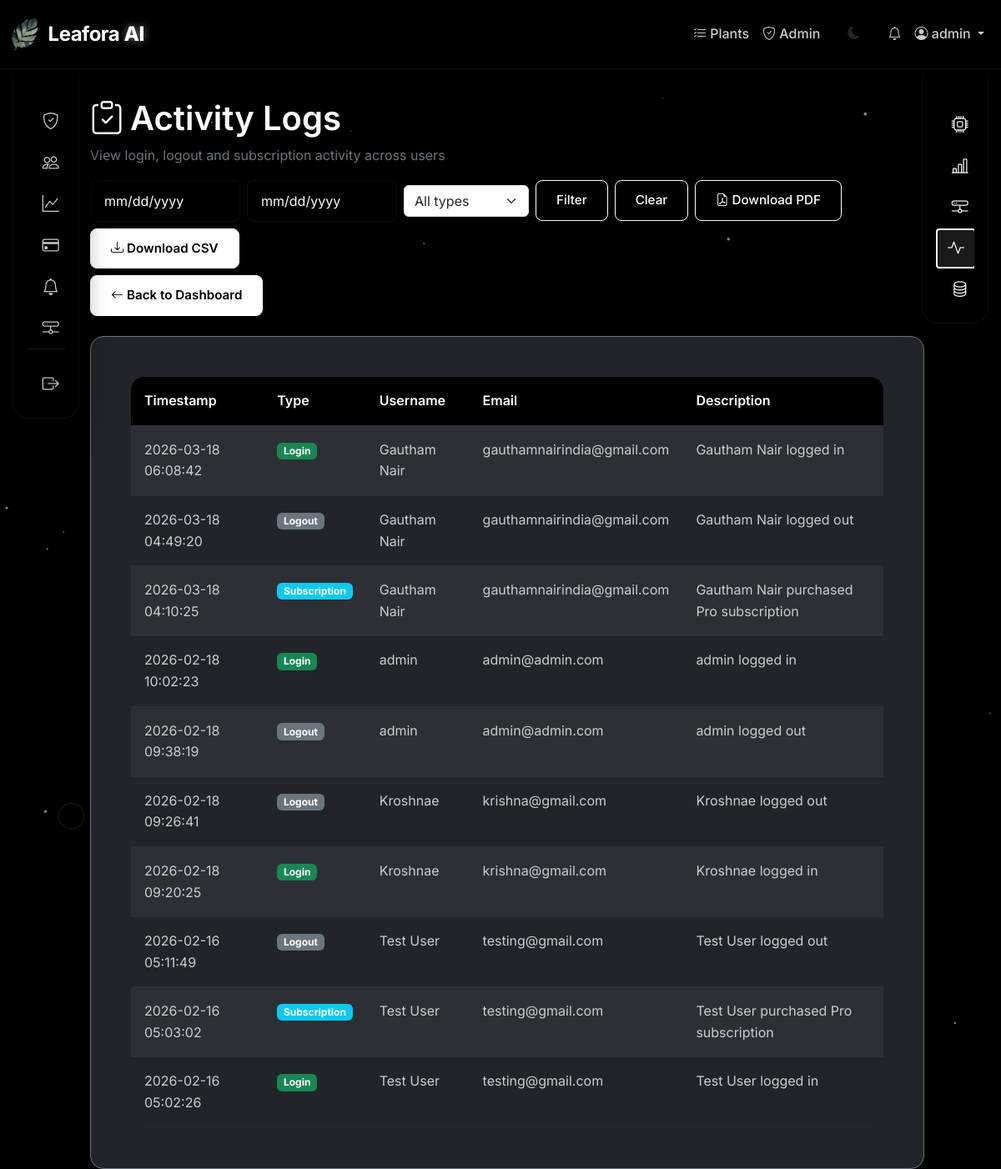
/admin/logs (signed in), run on the app's committed database.
### app.py (models this page shows, shortened)
class User(db.Model):
    __tablename__ = 'tbl_login'
    id = db.Column(db.Integer, primary_key=True)
    username = db.Column(db.String(80), unique=True, nullable=False)
    email = db.Column(db.String(120), unique=True, nullable=False)
    password_hash = db.Column(db.String(255), nullable=False)
    theme = db.Column(db.String(10), default='light')
    last_login = db.Column(db.DateTime, nullable=True)
    @property
    def customer(self):
        return db.session.query(Customer).filter_by(customer_id=self.id).first()
    @property
    def is_admin(self):
        c = self.customer
        try:
            return bool(c.is_admin) if c else False
        except AttributeError:
            return False

class Customer(db.Model):
    __tablename__ = 'tbl_customer'
    customer_id = db.Column(db.Integer, db.ForeignKey('tbl_login.id'), primary_key=True)
    is_admin = db.Column(db.Boolean, nullable=False, default=False)
    is_pro = db.Column(db.Integer, nullable=False, default=0)
    pro_expires_at = db.Column(db.DateTime, nullable=True)
    is_deleted = db.Column(db.Boolean, nullable=False, default=False)
    created_at = db.Column(db.DateTime, nullable=False, default=lambda: datetime.now(timezone.utc))
    last_login_at = db.Column(db.DateTime, nullable=True)
    last_logout_at = db.Column(db.DateTime, nullable=True)
    subscription_purchased_at = db.Column(db.DateTime, nullable=True)
    email = db.Column(db.String(120), nullable=False, default='')
    password_hash = db.Column(db.String(255), nullable=False, default='')

### app.py (the view, shortened to what this page needs)
@app.route('/admin/logs')
@admin_required
def admin_logs():
    start_date_str = request.args.get('start_date')
    end_date_str = request.args.get('end_date')
    download = request.args.get('download') == '1'
    download_pdf = request.args.get('download_pdf') == '1'
    customers = Customer.query.order_by(Customer.customer_id.desc()).all()
    activity_logs = []
    for customer in customers:
        user = User.query.get(customer.customer_id)
        if not user:
            continue
        if customer.last_login_at:
            activity_logs.append({
                'type': 'login',
                'user': user,
                'timestamp': customer.last_login_at,
                'description': f'{user.username} logged in'
            })
        if customer.last_logout_at:
            activity_logs.append({
                'type': 'logout',
                'user': user,
                'timestamp': customer.last_logout_at,
                'description': f'{user.username} logged out'
            })
        if customer.subscription_purchased_at:
            activity_logs.append({
                'type': 'subscription',
                'user': user,
                'timestamp': customer.subscription_purchased_at,
                'description': f'{user.username} purchased Pro subscription'
            })
    activity_logs.sort(key=lambda x: x['timestamp'] if x['timestamp'] else datetime.min, reverse=True)
    activity_logs = activity_logs[:500]
    filter_type = request.args.get('type', '')
    if filter_type:
        activity_logs = [log for log in activity_logs if log['type'] == filter_type]
    return render_template('admin/admin_logs.html',
                         activity_logs=activity_logs,
                         filter_type=filter_type,
                         start_date=start_date_str,
                         end_date=end_date_str)

### app.py (called while the page is built)
def admin_required(f):
    from functools import wraps
    @wraps(f)
    def decorated_function(*args, **kwargs):
        if 'user_id' not in session:
            flash('Please login to access this page.', 'warning')
            return redirect(url_for('login'))
        user = db.session.get(User, session['user_id'])
        if not user or not user.is_admin:
            flash('Access denied. Admin privileges required.', 'danger')
            return redirect(url_for('dashboard'))
        return f(*args, **kwargs)
    return decorated_function

### templates/admin/admin_logs.html (shortened to what this page needs)
{% extends "base.html" %}
{% block content %}
<div class="container-fluid" style="padding-top: 3rem; padding-left: 1.75rem;">
    <div class="mb-4 d-flex flex-wrap justify-content-between align-items-center gap-3">
        <div>
            <h1 class="mb-2 text-white d-flex align-items-center gap-2">
                <span class="rounded-circle d-inline-flex align-items-center justify-content-center"
                      style="width: 40px; height: 40px; background: var(--accent-gradient);">
                    <i class="bi bi-clipboard-check"></i>
                </span>
                <span>Activity Logs</span>
            </h1>
            <p class="text-secondary mb-0">View login, logout and subscription activity across users</p>
        </div>
        <div class="d-flex flex-wrap align-items-center gap-2">
            <form method="get" action="{{ url_for('admin_logs') }}" class="d-flex flex-wrap align-items-center gap-2">
                <input type="date" name="start_date" value="{{ start_date }}" class="form-control" style="max-width: 180px;">
                <input type="date" name="end_date" value="{{ end_date }}" class="form-control" style="max-width: 180px;">
                <select name="type" class="form-select" style="max-width: 150px;">
                    <option value="" {% if not filter_type %}selected{% endif %}>All types</option>
                </select>
                <button class="btn btn-outline" type="submit">Filter</button>
                <a class="btn btn-outline" href="{{ url_for('admin_logs') }}">Clear</a>
                <button class="btn btn-outline" name="download_pdf" value="1" type="submit">
                    <i class="bi bi-file-earmark-pdf"></i> Download PDF
                </button>
                <button class="btn btn-primary" name="download" value="1" type="submit">
                    <i class="bi bi-download"></i> Download CSV
                </button>
            </form>
            <a href="{{ url_for('admin_dashboard') }}" class="btn btn-primary">
                <i class="bi bi-arrow-left"></i> Back to Dashboard
            </a>
        </div>
    </div>
    <div class="card bg-dark border-secondary shadow-sm">
        <div class="card-body">
            {% if activity_logs %}
            <div class="table-responsive">
                <table class="table table-dark table-striped mb-0">
                    <thead>
                        <tr>
                            <th>Timestamp</th>
                            <th>Type</th>
                            <th>Username</th>
                            <th>Email</th>
                            <th>Description</th>
                        </tr>
                    </thead>
                    <tbody>
                        {% for log in activity_logs %}
                        <tr>
                            <td>{{ log.timestamp.strftime('%Y-%m-%d %H:%M:%S') if log.timestamp }}</td>
                            <td>
                                {% if log.type == 'login' %}
                                    <span class="badge bg-success">Login</span>
                                {% elif log.type == 'logout' %}
                                    <span class="badge bg-secondary">Logout</span>
                                {% elif log.type == 'subscription' %}
                                    <span class="badge bg-info">Subscription</span>
                                {% else %}
                                    <span class="badge bg-secondary">{{ log.type }}</span>
                                {% endif %}
                            </td>
                            <td>{{ log.user.username if log.user }}</td>
                            <td>{{ log.user.email if log.user }}</td>
                            <td>{{ log.description }}</td>
                        </tr>
                        {% endfor %}
                    </tbody>
                </table>
            </div>
            {% else %}
            <div class="text-center py-5">
                <i class="bi bi-inbox" style="font-size: 3rem; color: var(--text-secondary); margin-bottom: 1rem;"></i>
                <p class="text-secondary mb-0">No activity logs found for the selected filters.</p>
            </div>
            {% endif %}
        </div>
    </div>
</div>
{% endblock %}

### templates/components/navbar.html (shortened to what this page needs)
<nav class="navbar navbar-expand-lg">
    <div class="container-fluid">
        <a class="navbar-brand" href="{{ url_for('index') }}" style="display: flex; align-items: center; gap: 0.75rem;">
            <img src="{{ url_for('logo') }}" alt="Leafora AI Logo" style="height: 40px;" onerror="this.style.display='none'; this.nextElementSibling.style.display='inline';">
            <span>Leafora <span class="ai-text-animate">AI</span></span>
        </a>
        <div class="collapse navbar-collapse" id="navbarNav">
            <ul class="navbar-nav ms-auto align-items-center">
                {% if session.user_id %}
                    <li class="nav-item">
                        <a class="nav-link" href="{{ url_for('supported_plants') }}">
                            <i class="bi bi-list-check"></i> Plants
                        </a>
                    </li>
                    {% if session.is_admin %}
                    <li class="nav-item">
                        <a class="nav-link" href="{{ url_for('admin_dashboard') }}">
                            <i class="bi bi-shield-check"></i> Admin
                        </a>
                    </li>
                    {% endif %}
                    <li class="nav-item">
                        <button class="theme-toggle btn" id="themeToggle" title="Toggle theme">
                            <i class="bi bi-moon-fill" id="themeIcon"></i>
                        </button>
                    </li>
                    <li class="nav-item dropdown">
                        <a class="nav-link position-relative" href="#" role="button" data-bs-toggle="dropdown" id="notificationsDropdown" onclick="loadNotificationDropdown(); return false;">
                            <i class="bi bi-bell"></i>
                        </a>
                    </li>
                    <li class="nav-item dropdown">
                        <a class="nav-link dropdown-toggle" href="#" role="button" data-bs-toggle="dropdown">
                            <i class="bi bi-person-circle"></i> {{ session.username }}
                        </a>
                    </li>
                {% endif %}
            </ul>
        </div>
    </div>
</nav>

### static/css/style.css (style rules this page uses)
:root { --bg-primary: #000000; --bg-secondary: #000000; --bg-card: rgba(15, 15, 15, 0.4); --text-primary: #ffffff; --text-secondary: #cccccc; --text-muted: #999999; --accent: #ffffff; --accent-hover: #f0f0f0; --border-color: rgba(255, 255, 255, 0.05); --border-accent: rgba(255, 255, 255, 0.15); --shadow-sm: 0 2px 8px rgba(0, 0, 0, 0.8); --shadow-md: 0 4px 16px rgba(0, 0, 0, 0.9); --shadow-lg: 0 8px 32px rgba(0, 0, 0, 1); --border-radius: 16px; --transition: all 0.3s cubic-bezier(0.4, 0, 0.2, 1); --color-success: #22c55e; --color-danger: #ef4444; --color-warning: #f59e0b; --color-info: #3b82f6; --color-soft-white: #f5faff; --color-blue-3: #0ea5e9; }
*, *::before, *::after { box-sizing: border-box; margin: 0; padding: 0; }
body { font-family: 'Inter', -apple-system, BlinkMacSystemFont, 'Segoe UI', sans-serif; background: var(--bg-primary); color: var(--text-primary); line-height: 1.6; -webkit-font-smoothing: antialiased; -moz-osx-font-smoothing: grayscale; min-height: 100vh; cursor: none; }
a, button, .btn, .upload-area, input, select, textarea, [role="button"] { cursor: none !important; }
h1, h2, h3, h4, h5, h6 { font-weight: 600; line-height: 1.2; color: var(--text-primary); margin-bottom: 1rem; }
h1 { font-size: 2.5rem; }
p { color: var(--text-secondary); margin-bottom: 1rem; }
a { color: var(--accent); text-decoration: none; transition: var(--transition); }
.card { background: var(--bg-card); border: 1px solid var(--border-color); border-radius: var(--border-radius); padding: 2rem; box-shadow: var(--shadow-md); transition: var(--transition); }
.btn { display: inline-block; padding: 0.75rem 1.5rem; font-weight: 500; font-size: 0.95rem; border-radius: 8px; border: 1px solid transparent; cursor: pointer; transition: var(--transition); text-align: center; text-decoration: none; font-family: inherit; }
.btn-primary { background: var(--accent); color: var(--bg-primary); border-color: var(--accent); font-weight: 600; }
.btn-outline { background: transparent; color: var(--accent); border-color: var(--accent); }
.form-control { width: 100%; padding: 0.75rem 1rem; background: var(--bg-secondary); border: 1px solid var(--border-color); border-radius: 8px; color: var(--text-primary); font-size: 1rem; font-family: inherit; transition: var(--transition); }
.navbar { background: rgba(0, 0, 0, 0.9) !important; backdrop-filter: blur(20px); -webkit-backdrop-filter: blur(20px); border-bottom: 1px solid rgba(255, 255, 255, 0.05); padding: 1rem 0; box-shadow: 0 4px 16px rgba(0, 0, 0, 0.8); transition: background 0.3s ease; position: fixed !important; top: 0 !important; left: 0 !important; width: 100% !important; z-index: 2000 !important; }
.navbar-brand { font-size: 1.5rem; font-weight: 700; color: #ffffff; letter-spacing: -0.5px; }
.nav-link { color: var(--text-secondary); padding: 0.5rem 1rem; transition: var(--transition); font-weight: 500; }
.table { width: 100%; border-collapse: collapse; background: var(--bg-card); border-radius: var(--border-radius); overflow: hidden; }
.table th { background: var(--bg-secondary); color: var(--text-primary); padding: 1rem; text-align: left; font-weight: 600; border-bottom: 1px solid var(--border-color); }
.table td { padding: 1rem; border-bottom: 1px solid var(--border-color); color: var(--text-secondary); }
.mb-4 { margin-bottom: 2rem; }
:root { --sidebar-width: 80px; --sidebar-width-expanded: 260px; --nav-height: 70px; }

### templates/base.html (style rules this page uses)
:root { --sidebar-width: 80px; --sidebar-width-expanded: 260px; --navbar-height: 70px; --primary-green: #4ade80; --bg-dark: #000000; }
html { background-color: #000000; }
body { background-color: transparent !important; color: #ffffff; overflow-x: hidden; }

### templates/components/navbar.html (style rules this page uses)
.ai-text-animate { display: inline-block; color: #ffffff; font-weight: 800; animation: aiFloat 3s ease-in-out infinite; position: relative; text-shadow: 0 0 10px rgba(255, 255, 255, 0.5); }

### data on the page
User: username "admin", user "admin" "admin", user "admin@admin.com" "admin@admin.com"
Customer: timestamp "2026-03-18 06:08:42" "2026-03-18 04:49:20" "2026-03-18 04:10:25"
User: user "Gautham Nair" "Gautham Nair" "Gautham Nair", user "gauthamnairindia@gmail.com" "gauthamnairindia@gmail.com" "gauthamnairindia@gmail.com"
Customer: timestamp "2026-02-18 10:02:23" "2026-02-18 09:38:19"
Customer: timestamp "2026-02-18 09:26:41" "2026-02-18 09:20:25"
User: user "Kroshnae" "Kroshnae", user "krishna@gmail.com" "krishna@gmail.com"
Customer: timestamp "2026-02-16 05:11:49" "2026-02-16 05:03:02" "2026-02-16 05:02:26"
User: user "Test User" "Test User" "Test User", user "testing@gmail.com" "testing@gmail.com" "testing@gmail.com"

### other printed values
{{ log.description }} "Gautham Nair logged in" "Gautham Nair logged out" "Gautham Nair purchased Pro subscription" "admin logged in" "admin logged out" "Kroshnae logged out" "Kroshnae logged in" "Test User logged out" "Test User purchased Pro subscription" "Test User logged in"
